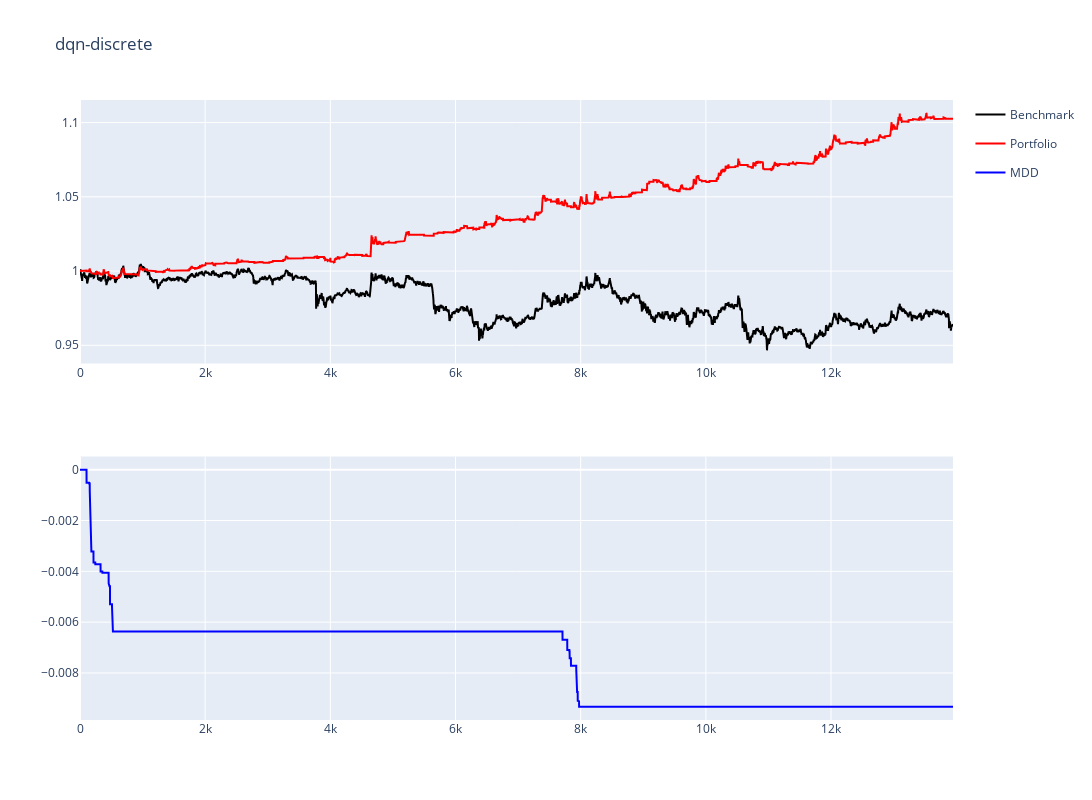

Notebook code for this chart:
### Code cell
res

### Figure 1 — Plotly figure (JSON) as saved in the notebook; plotly's stock layout.template omitted (floating-point values rounded to 4 significant figures; data arrays with more than 128 entries replaced by an {"elided": "..."} marker saying what was removed)
{"data": [{"legendgroup": "1", "marker": {"color": "black", "size": 42}, "name": "Benchmark", "type": "scatter", "x": {"elided": "13950 int values"}, "xaxis": "x", "y": {"elided": "13950 float values"}, "yaxis": "y"}, {"marker": {"color": "red", "size": 42}, "name": "Portfolio", "type": "scatter", "x": {"elided": "13950 int values"}, "xaxis": "x", "y": {"elided": "13950 float values"}, "yaxis": "y"}, {"marker": {"color": "blue", "size": 42}, "name": "MDD", "type": "scatter", "x": {"elided": "13950 int values"}, "xaxis": "x2", "y": {"elided": "13950 float values"}, "yaxis": "y2"}], "layout": {"autosize": false, "height": 800, "title": {"text": "dqn-discrete"}, "width": 1300, "xaxis": {"anchor": "y", "domain": [0, 1]}, "xaxis2": {"anchor": "y2", "domain": [0, 1]}, "yaxis": {"anchor": "x", "domain": [0.575, 1]}, "yaxis2": {"anchor": "x2", "domain": [0, 0.425]}}}
